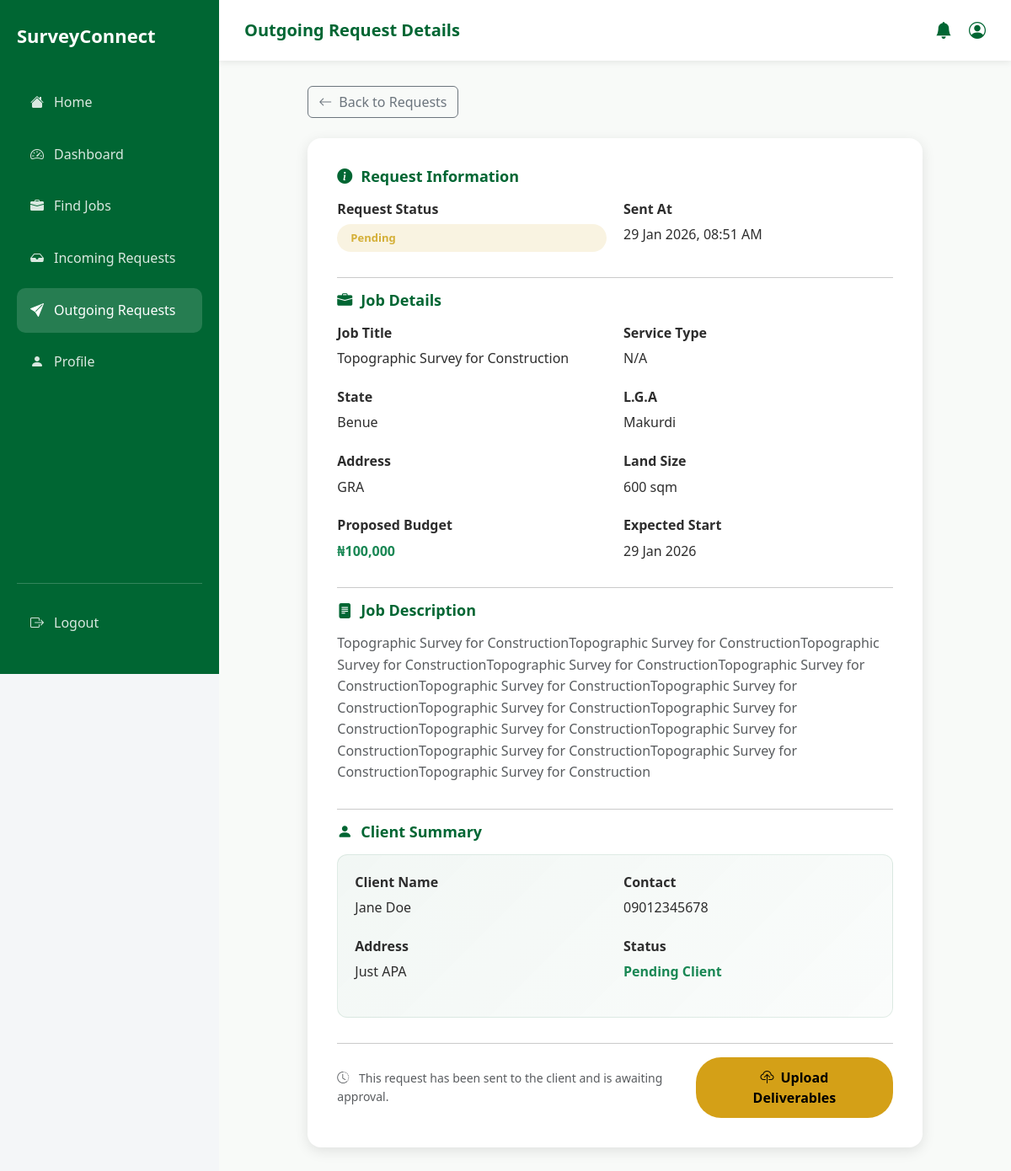
/surveyor/outgoing-request.php?id=2 (signed in), run on the app's committed database.
### tables this page shows
CREATE TABLE IF NOT EXISTS `request_to_clients` (
  `id` int NOT NULL AUTO_INCREMENT,
  `job_id` int NOT NULL,
  `surveyor_profile_id` int NOT NULL,
  `client_profile_id` int NOT NULL,
  `request_status` enum('pending','accepted','rejected') NOT NULL DEFAULT 'pending',
  `updated_at` datetime DEFAULT NULL,
  `created_at` timestamp NOT NULL DEFAULT CURRENT_TIMESTAMP,
  PRIMARY KEY (`id`),
  KEY `fk_rtc_job` (`job_id`),
  KEY `fk_rtc_surveyor` (`surveyor_profile_id`),
  KEY `fk_rtc_client` (`client_profile_id`)
);

CREATE TABLE IF NOT EXISTS `jobs` (
  `id` int NOT NULL AUTO_INCREMENT,
  `client_profile_id` int NOT NULL,
  `job_title` varchar(255) NOT NULL,
  `job_description` text NOT NULL,
  `proposed_budget` varchar(100) NOT NULL,
  `job_state` varchar(100) NOT NULL,
  `job_lga` varchar(100) NOT NULL,
  `job_address` text NOT NULL,
  `job_status` enum('available','taken','completed') NOT NULL DEFAULT 'available',
  `created_at` datetime NOT NULL DEFAULT CURRENT_TIMESTAMP,
  PRIMARY KEY (`id`),
  KEY `fk_jobs_client` (`client_profile_id`)
);

CREATE TABLE IF NOT EXISTS `clients_profile` (
  `id` int NOT NULL AUTO_INCREMENT,
  `account_id` int NOT NULL,
  `first_name` varchar(100) NOT NULL,
  `surname` varchar(100) NOT NULL,
  `other_names` varchar(100) DEFAULT NULL,
  `phone_number` varchar(20) NOT NULL,
  `whatsapp_number` varchar(20) NOT NULL,
  `bio` text NOT NULL,
  `state` varchar(100) NOT NULL,
  `lga` varchar(100) NOT NULL,
  `address` text NOT NULL,
  `profile_image` varchar(255) NOT NULL,
  `id_type` varchar(50) NOT NULL,
  `id_document` varchar(255) NOT NULL,
  `verification_status` enum('pending','verified','rejected') NOT NULL DEFAULT 'pending',
  `verified_at` datetime NOT NULL DEFAULT CURRENT_TIMESTAMP,
  `created_at` datetime NOT NULL DEFAULT CURRENT_TIMESTAMP,
  `updated_at` datetime NOT NULL DEFAULT CURRENT_TIMESTAMP ON UPDATE CURRENT_TIMESTAMP,
  PRIMARY KEY (`id`),
  KEY `fk_client_user` (`account_id`)
);

### models/SurveyorProfile.php (called while the page is built, shortened)
<?php
class SurveyorProfile{
    public function getSurveyorProfileByAccountId($account_id, $pdo){
        $sql = "SELECT * FROM surveyors_profile WHERE account_id = ?";
        $stmt = $pdo->prepare($sql);
        $stmt->execute([$account_id]);
        $surveyor_profile = $stmt->fetch(PDO::FETCH_ASSOC);
        return $surveyor_profile;
    }
}

### models/Request.php (called while the page is built, shortened)
<?php
class Request{
    public function getSurveyorOutgoingRequestById($request_id, $surveyor_profile_id, $pdo){
        $sql = "SELECT r.*, r.id as rtc_table_id, c.*, c.id as cp_table_id, a.email, j.*, j.id as job_table_id
                FROM request_to_clients r
                LEFT JOIN clients_profile c ON r.client_profile_id = c.id
                LEFT JOIN accounts a ON c.account_id = a.id
                LEFT JOIN jobs j ON r.job_id = j.id
                WHERE r.id = ? AND r.surveyor_profile_id = ?";
        $stmt = $pdo->prepare($sql);
        $stmt->execute([$request_id, $surveyor_profile_id]);
        $request = $stmt->fetch(PDO::FETCH_ASSOC);
        return $request;
    }
}

### surveyor/outgoing-request.php (the view, shortened to what this page needs)
<?php
require_once "../config/db-connect.php";
require_once "../models/SurveyorProfile.php";
require_once "../models/Request.php";
$account_id = $_SESSION['id'];
$request_id = (int) $_GET['id'];
$surveyorProfileModel = new SurveyorProfile();
$profile = $surveyorProfileModel->getSurveyorProfileByAccountId($account_id, $pdo);
$surveyor_profile_id = $profile['id'];
$requestModel = new Request();
$request = $requestModel->getSurveyorOutgoingRequestById(
    $request_id,
    $surveyor_profile_id,
    $pdo
);
?>
<!DOCTYPE html>
<html lang="en">
<head>
  <link href="https://cdn.jsdelivr.net/npm/bootstrap@5.3.2/dist/css/bootstrap.min.css" rel="stylesheet">
  <link rel="stylesheet" href="https://cdn.jsdelivr.net/npm/bootstrap-icons@1.11.3/font/bootstrap-icons.min.css">
  <link rel="stylesheet" href="../assets/css/style.css">
</head>
<body>
  <?php include "../components/surveyorSidebar.php"; ?>
  <div class="surveyor-main">
    <nav class="surveyor-topbar">
      <div class="d-flex align-items-center gap-3">
        <strong>Outgoing Request Details</strong>
      </div>
      <div class="topbar-actions">
        <i class="bi bi-bell-fill"></i>
        <i class="bi bi-person-circle"></i>
      </div>
    </nav>
    <div class="dashboard-content">
      <div class="row justify-content-center">
        <div class="col-lg-10">
          <a href="outgoing-requests.php" class="btn btn-outline-secondary mb-4">
            <i class="bi bi-arrow-left me-2"></i>Back to Requests
          </a>
          <div class="request-detail-card">
            <div class="detail-section">
              <h3 class="detail-section-title">
                <i class="bi bi-info-circle-fill"></i> Request Information
              </h3>
              <div class="detail-grid">
                <div class="detail-item">
                  <strong>Request Status</strong>
                 <span class="status-badge <?= strtolower($request['request_status']) ?>">
                    <?= ucfirst($request['request_status']) ?>
                 </span>
                </div>
                <div class="detail-item">
                  <strong>Sent At</strong>
                  <span><?= date('d M Y, h:i A', strtotime($request['created_at'])) ?></span>
                </div>
              </div>
            </div>
            <hr>
            <div class="detail-section">
              <h3 class="detail-section-title">
                <i class="bi bi-briefcase-fill"></i> Job Details
              </h3>
              <div class="detail-grid">
                <div class="detail-item">
                  <strong>Job Title</strong>
                 <span><?= htmlspecialchars($request['job_title']) ?></span>
                </div>
                <div class="detail-item">
                  <strong>Service Type</strong>
                  <span><?= htmlspecialchars($request['service_category'] ?? 'N/A') ?></span>
                </div>
                <div class="detail-item">
                  <strong>State</strong>
                  <span><?= htmlspecialchars($request['job_state']) ?></span>
                </div>
                <div class="detail-item">
                  <strong>L.G.A</strong>
                 <span><?= htmlspecialchars($request['job_lga']) ?></span>
                </div>
                <div class="detail-item">
                  <strong>Address</strong>
                  <span><?= htmlspecialchars($request['job_address']) ?></span>
                </div>
                <div class="detail-item">
                  <strong>Land Size</strong>
                  <span>600 sqm</span>
                </div>
                <div class="detail-item">
                  <strong>Proposed Budget</strong>
                 <span class="text-success fw-bold">
                    ₦<?= number_format($request['proposed_budget']) ?>
                 </span>
                </div>
                <div class="detail-item">
                  <strong>Expected Start</strong>
                  <span><?= date('d M Y', strtotime($request['created_at'])) ?></span>
                </div>
              </div>
            </div>
            <hr>
            <div class="detail-section">
              <h3 class="detail-section-title">
                <i class="bi bi-file-text-fill"></i> Job Description
              </h3>
              <p class="text-muted">
                <?= nl2br(htmlspecialchars($request['job_description'])) ?>
              </p>
            </div>
            <hr>
            <div class="detail-section">
              <h3 class="detail-section-title">
                <i class="bi bi-person-fill"></i> Client Summary
              </h3>
              <div class="client-info-box">
                <div class="detail-grid">
                  <div class="detail-item">
                    <strong>Client Name</strong>
                    <span><?= htmlspecialchars($request['first_name'] . ' ' . $request['surname']) ?></span>
                  </div>
                  <div class="detail-item">
                    <strong>Contact</strong>
                    <span><?= htmlspecialchars($request['phone_number']) ?></span>
                  </div>
                  <div class="detail-item">
                    <strong>Address</strong>
                    <span><?= htmlspecialchars($request['address']) ?></span>
                  </div>
                  <div class="detail-item">
                    <strong>Status</strong>
                    <span class="text-success fw-bold">
                      <?= ucfirst($request['verification_status']) ?> Client
                    </span>
                  </div>
                </div>
              </div>
            </div>
            <hr>
            <div class="d-flex justify-content-between align-items-center">
              <div class="text-muted small">
                <i class="bi bi-clock-history me-2"></i>
                This request has been sent to the client and is awaiting approval.
              </div>
              <button class="btn btn-gold" data-bs-toggle="modal" data-bs-target="#deliverableModal">
                <i class="bi bi-cloud-upload me-2"></i>Upload Deliverables
              </button>
            </div>
          </div>
        </div>
      </div>
    </div>
  </div>
</body>
</html>

### data on the page
request_to_clients: request_status "Pending", job.created_at "29 Jan 2026, 08:51 AM", job.job_title "Topographic Survey for Construction", job.job_state "Benue", job.job_lga "Makurdi", job.job_address "GRA", job.proposed_budget "100,000", job.created_at "29 Jan 2026", job.job_description "Topographic Survey for ConstructionTopographic Survey for ConstructionTopographic Survey for ConstructionTopographic Survey for ConstructionTopographic Survey for ConstructionTopographic Survey for ConstructionTopographic Survey for ConstructionTopographic Survey for ConstructionTopographic Survey for ConstructionTopographic Survey for ConstructionTopographic Survey for ConstructionTopographic Survey for ConstructionTopographic Survey for ConstructionTopographic Survey for Construction", client_profile.surname "Jane Doe", client_profile.phone_number "09012345678", client_profile.address "Just APA", client_profile.verification_status "Pending"

### other printed values
$request['service_category'] "N/A"
